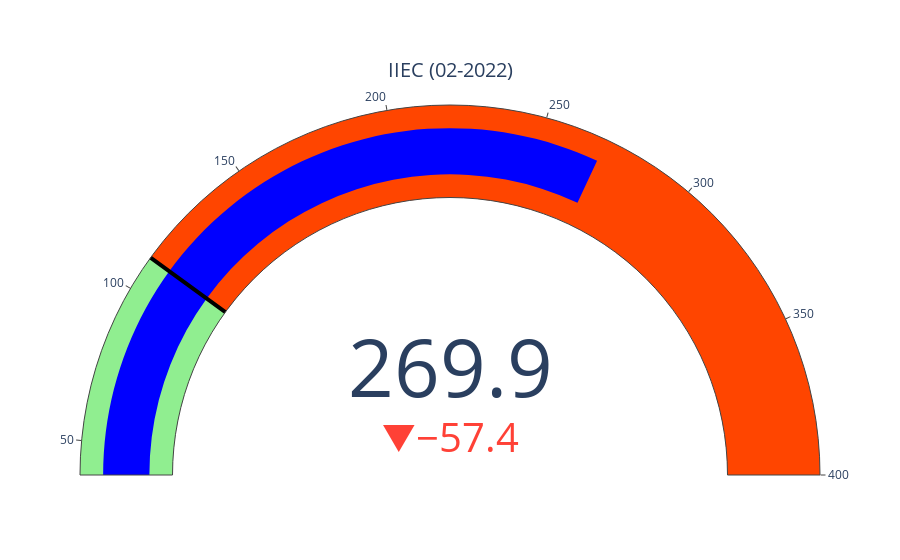

Notebook source saved alongside this figure:
### Code cell
indicadores = go.Figure()

indicadores.add_trace(go.Indicator(
    mode = "gauge+number+delta",
    delta = {'reference': iiec[-2]},
    value = iiec[-1],
    title = {'text': "IIEC (" + iiec.index.strftime('%m-%Y')[-1] + ")"},
    gauge = {
        'axis': {'range': [iiec.min(), 400]},
        'bar': {'color': 'blue'},
        'steps': [
            {'range': [iiec.min(), iiec.median()], 'color': 'lightgreen'},
            {'range': [iiec.median(), iiec.max()], 'color': 'orangered'}],
        'threshold': {'line': {'color': "black", 'width': 4}, 'thickness': 1, 'value': iiec.median()}       
    },
    domain = {'row': 0, 'column': 0}
    ))

indicadores.update_layout(
    grid = {'rows': 1, 'columns': 1, 'pattern': "independent"},
    template = {'data' : {'indicator': [{
        'title': {'text': "Speed"},
        'mode' : "number+delta+gauge",
        'delta' : {'reference': 90}}]
                         }})

indicadores.show()

### Figure 1 — Plotly figure (JSON) as saved in the notebook; plotly's stock layout.template omitted (floating-point values rounded to 4 significant figures)
{"data": [{"delta": {"reference": 327.3}, "domain": {"column": 0, "row": 0}, "gauge": {"axis": {"range": [39.32, 400]}, "bar": {"color": "blue"}, "steps": [{"color": "lightgreen", "range": [39.32, 111.4]}, {"color": "orangered", "range": [111.4, 423.7]}], "threshold": {"line": {"color": "black", "width": 4}, "thickness": 1, "value": 111.4}}, "mode": "gauge+number+delta", "title": {"text": "IIEC (02-2022)"}, "type": "indicator", "value": 269.9}], "layout": {"grid": {"columns": 1, "pattern": "independent", "rows": 1}}}
